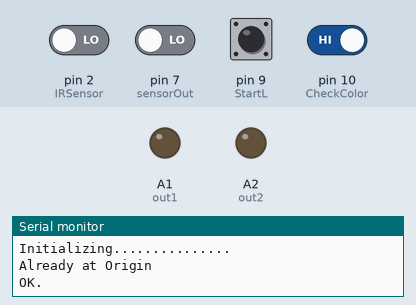
This sketch was run on a simulated Arduino Uno, built with avr-gcc and run on an emulated ATmega328P. Parts: output pins drawn as LEDs (lit = HIGH), the last lines printed to the serial monitor. The inputs (shaded band) are chosen by the test bench; at power-on: pin 10 (CheckColor) HIGH, pin 2 (IRSensor), pin 7 (sensorOut), pin 9 (StartL) LOW. Pins used as bus, display or sensor lines are not drawn.

Above: at 1.2 s.
1.3 s: pin 10 (CheckColor) driven LOW
At 14.2 s:
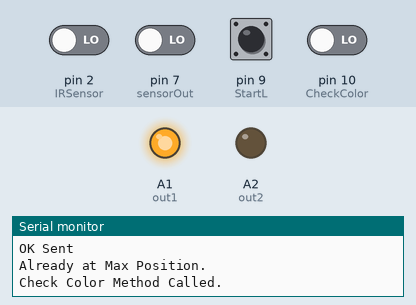
Timing chart, 0 to 14.5 s (numbered marks = the images above; inputs shaded):
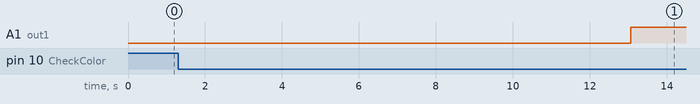

Measured:
- after the input at 1.3 s, A1 (out1): LOW → HIGH after 11.8 s

The sketch:

ColorTester.ino
```cpp
#define ColorValue 65

//24V Outputs
const int  out1 = A1; // OUT 1
const int  out2 = A2; // OUT 2

// TCS230 or TCS3200 pins wiring to Arduino
#define S1 4
#define S0 3
#define S2 5
#define S3 6
#define sensorOut 7

// Relay Module - H-Bridge
#define r1 A3
#define r2 A4

const int IRSensor = 2;
const int CheckColor = 10;
const int EndL = 8;
const int StartL = 9;

void setup() {
  Serial.begin(9600);
  Serial.println("Initializing...............");
  initPins();
  initColorSensor();
  initPusher();
  Serial.println("OK.");
}

bool start = false;
void loop() {
  //  Serial.println(readRGB());
  //  delay(250);

  if (digitalRead(CheckColor) == 0) {
    digitalWrite(out1, LOW);
    digitalWrite(out2, LOW);
    Serial.println("SET command from Master.");
    while (digitalRead(CheckColor) == 0) { // SET from Master Card
      IR_Test();
      start = true;
      bool result = checkColor();
      initPusher();
      if (result) { // OK --> (Matched)
        Serial.println("OK Sent");
        digitalWrite(out1, HIGH);
        digitalWrite(out2, LOW);
        digitalWrite(13, HIGH);
      } else { // not OK
        Serial.println("Not OK Sent");
        digitalWrite(out1, LOW);
        digitalWrite(out2, HIGH);
        digitalWrite(13, LOW);
      }
    }
  }
  else if (digitalRead(CheckColor) == 1 && start) {
    Serial.println("RST command from Master.");
    initPusher();
    start = false;
  }
}


//void saveColor(int val) {
//  Serial.println("Saving RGB Color.");
//  EEPROM.write(address, 0);
//  delay(250);
//  EEPROM.update(address, val);
//}
//
//void Teach() {
//  Serial.println("Performing Teach Process.");
//  IR_Test();
//  int readColor = readRGB();
//  delay(100);
//  saveColor(readColor);
//  delay(500);
//}

void initPusher() {
  if (digitalRead(StartL) == 1) {
    REV();
    while (digitalRead(StartL) == 1) {
      if (digitalRead(StartL) == 0) {
        Serial.println("Color Tester Origin Position Reached.");
        STOP();
        break;
      }
    }
    STOP();
  } else {
    Serial.println("Already at Origin");
  }
}

void IR_Test() {
  if (digitalRead(IRSensor) == 1 && digitalRead(EndL) == 1) {
    FWD();
    while (digitalRead(IRSensor) == 1) {
      if (digitalRead(EndL) == 0 || digitalRead(IRSensor) == 0) {
        STOP();
        Serial.println("Color Tester Max Limit Reached.");
        break;
      }
    }
    STOP();
  } else {
    Serial.println("Already at Max Position.");
  }
}

int readRGB() { // reads only Red Color
  int redFrequency = 0;
  // Setting RED (R) filtered photodiodes to be read
  digitalWrite(S2, LOW);
  digitalWrite(S3, LOW);
  delay(500);

  for (int i = 0; i < 10; i++) {
    // Reading the output frequency
    redFrequency = pulseIn(sensorOut, LOW);
    redFrequency += redFrequency;
    // Printing the RED (R) value
    delay(50);
  }
  redFrequency = redFrequency / 10;
  delay(500);
  Serial.print("Desired Color = ");
  Serial.println(redFrequency);
  return redFrequency;
}

bool checkColor() {
  Serial.print("Check Color Method Called.");
  int readColor = readRGB();
  delay(250);
  if (readColor < ColorValue) {
    return true;
  } else {
    return false;
  }
}

void FWD() {
  digitalWrite(r1, LOW);
  digitalWrite(r2, HIGH);
}

void REV() {
  digitalWrite(r1, HIGH);
  digitalWrite(r2, LOW);
}

void STOP() {
  digitalWrite(r1, HIGH);
  digitalWrite(r2, HIGH);
}

void initColorSensor() {
  // Setting the outputs
  pinMode(S0, OUTPUT);
  pinMode(S1, OUTPUT);
  pinMode(S2, OUTPUT);
  pinMode(S3, OUTPUT);

  // Setting the sensorOut as an input
  pinMode(sensorOut, INPUT);

  // Setting frequency scaling to 20%
  digitalWrite(S0, HIGH);
  digitalWrite(S1, LOW);
}

void initPins() {
  pinMode(r1, OUTPUT);
  digitalWrite(r1, HIGH);
  pinMode(r2, OUTPUT);
  digitalWrite(r2, HIGH);

  pinMode(out1, OUTPUT);
  digitalWrite(out1, LOW);
  pinMode(out2, OUTPUT);
  digitalWrite(out2, LOW);

  pinMode(IRSensor, INPUT);
  pinMode(CheckColor, INPUT);
  pinMode(StartL, INPUT);
  pinMode(EndL, INPUT);
}
```
